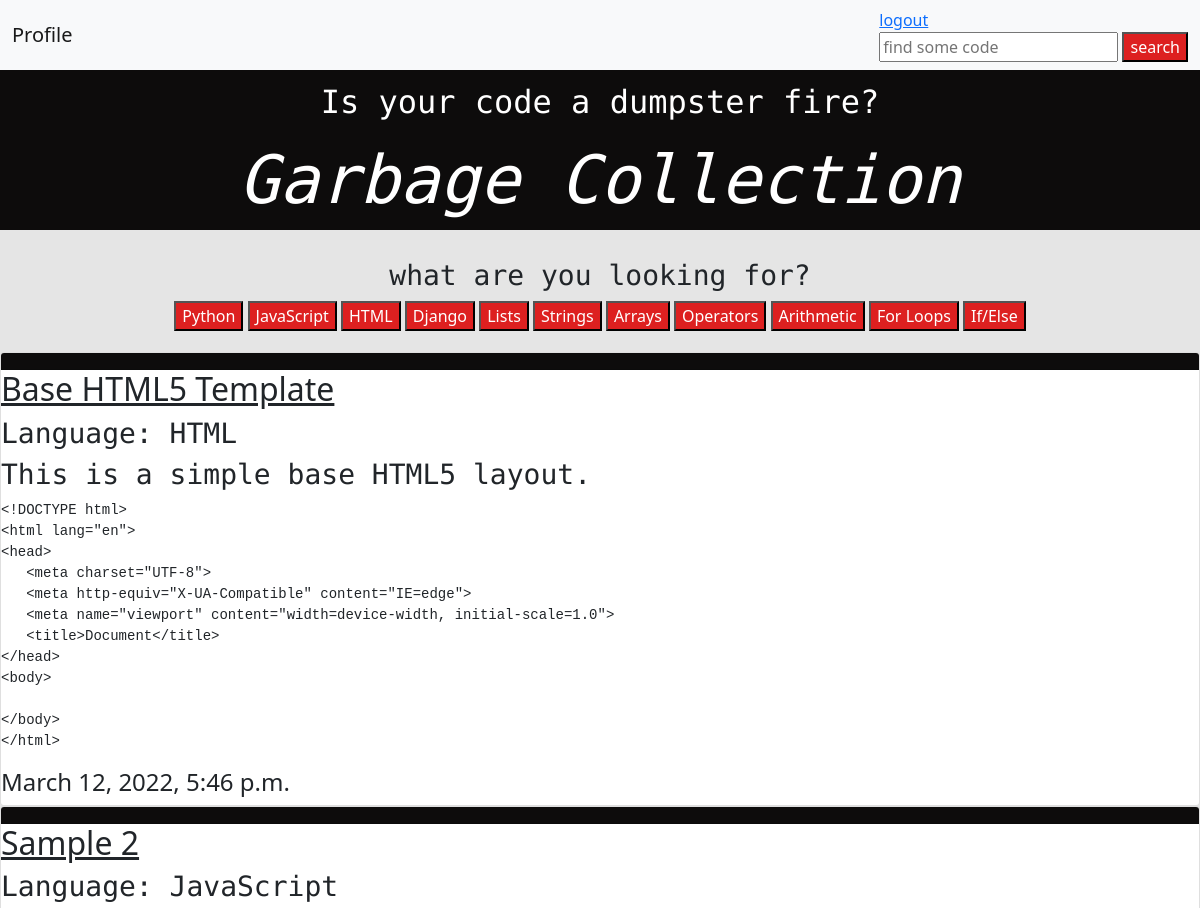
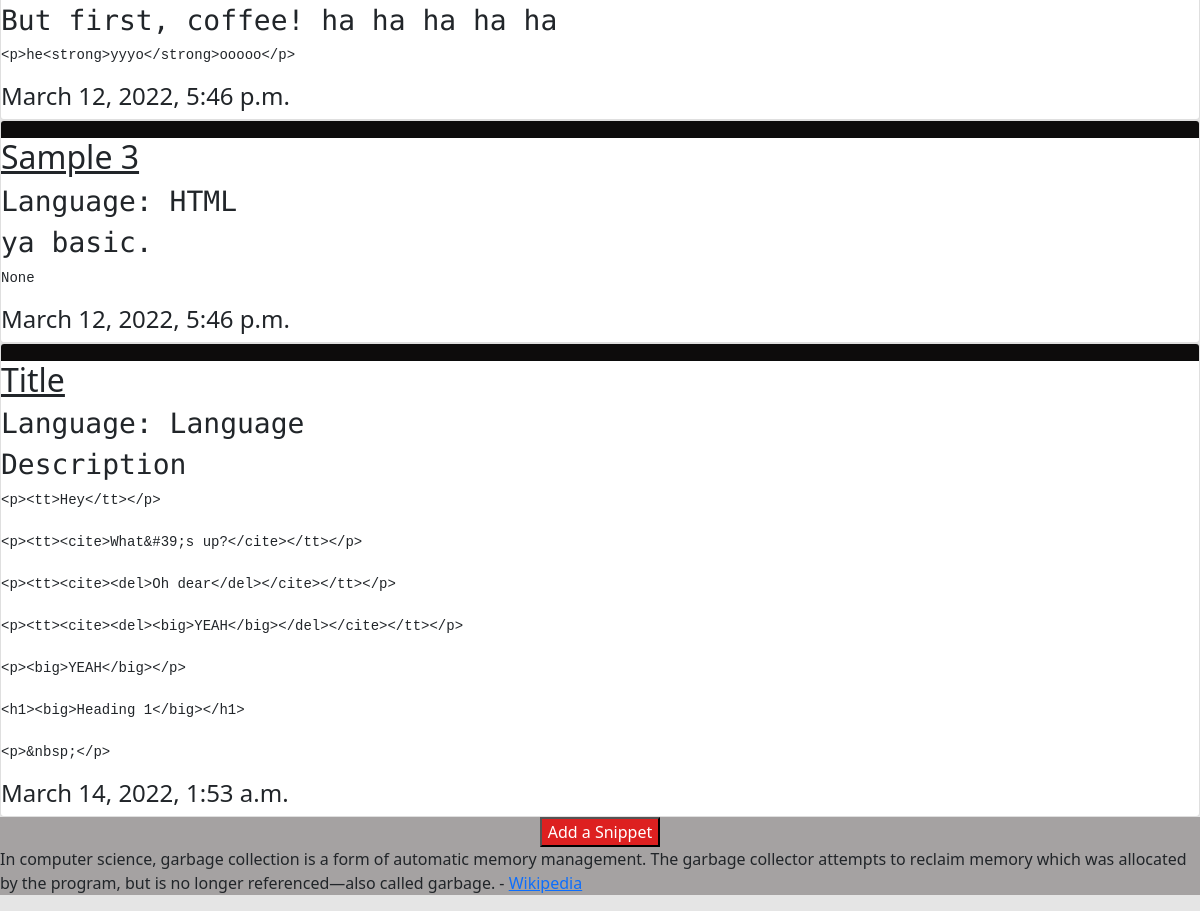
Before: /index (signed in) with the older database file (2 pictures, top to bottom).
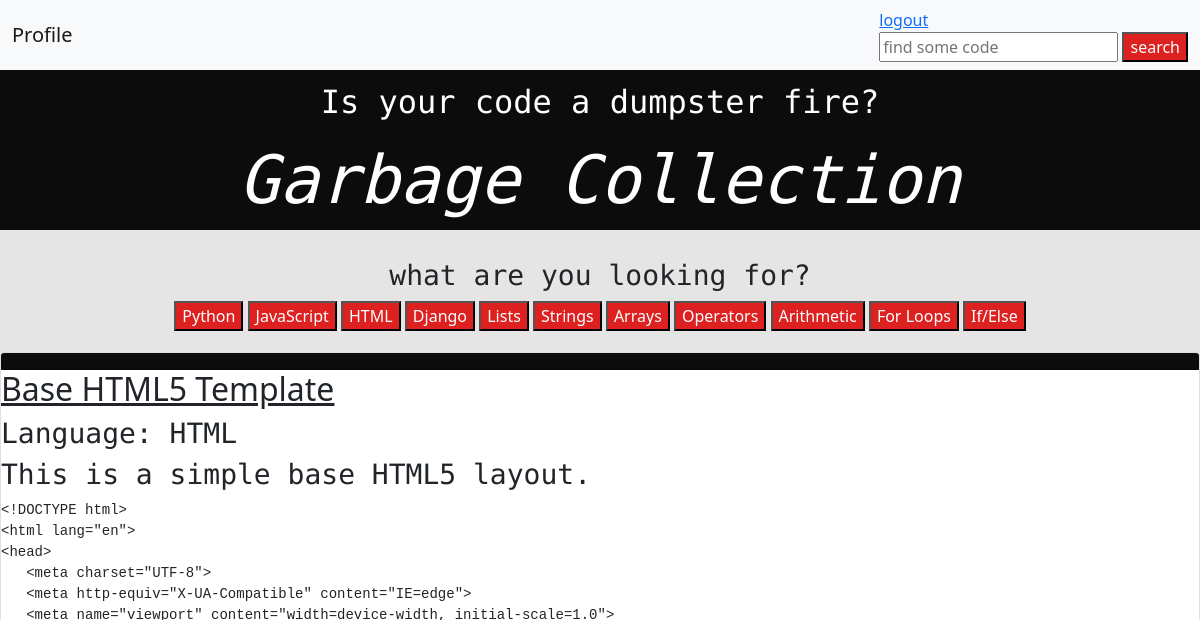
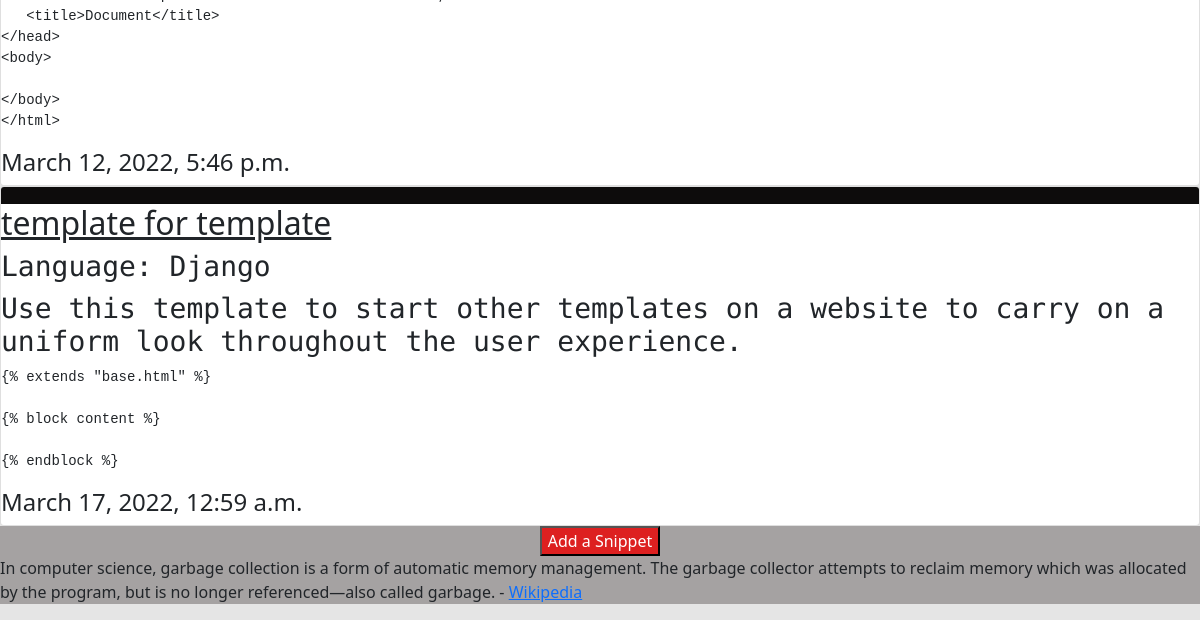
After: the same page with the newer database file (2 pictures, top to bottom).
### snippets/models.py (models this page shows, shortened)
class Category(models.Model):
    name = models.CharField(max_length=100)
    slug = models.SlugField(max_length=100, null=True, blank=True, unique=True)
    class Meta:
        verbose_name_plural = "categories"

class Snippet(models.Model):
    title = models.CharField(max_length=500)
    language = models.CharField(choices=languages, max_length=20, blank=True, null=True)
    category = models.ManyToManyField("Category", related_name="snippets", blank=True)
    description = models.TextField(max_length=1000, null=True, blank=True)
    code = models.TextField(max_length=2000, null=True, blank=True)
    created_at = models.DateTimeField(auto_now_add=True)
    created_by = models.ForeignKey(CustomUser, on_delete=models.SET_NULL, null=True, blank=True, related_name="snippets")
    public = models.BooleanField(default=False)
    og_snippet = models.ForeignKey(
        "self",
        on_delete=models.CASCADE,
        null=True,
        blank=True,
        related_name="snippet_copies",)
    copy_count = models.IntegerField(default=0)

### snippets/views.py (the view)
# urls.py: path('index', snippets_views.index, name="index"),
@login_required
def index(request):
    snippets = Snippet.objects.all()
    categories = Category.objects.all()
    return render(request, "index.html", {"snippets": snippets, "categories": categories})

### templates/index.html
{% extends "base.html" %}
{% load static %}
{% block content %}
<div class="button-question">
    <center><h3>what are you looking for?</h3></center>
    <div>
        <center>
        {% for category in categories %}
        <a href="{% url 'category' slug=category.slug %}"><button type="submit">{{ category.name }}</button></a>
        {% endfor %}
    </center>
    </div>
</div>
{% for snippet in snippets %}
<div class="card" class="column">
    <header class="card-header">
    </header>
        <h2><u><a href="{% url 'detail' pk=snippet.pk %}" class="text-decoration-none text-reset">{{ snippet.title }}</a></u></h2>
        <h3>Language: {{ snippet.language }}</h3>
        <h3>{{ snippet.description }}</h3>
        <pre><code>{{ snippet.code }}</code></pre>
        <h4>{{ snippet.created_at }}</h4>
</div>
{% endfor %}
{% endblock %}

Changed rows visible on the page:
removed Snippet: title "Sample 2", language "JavaScript", description "But first, coffee! ha ha ha ha ha", code "<p>he<strong>yyyo</strong>ooooo</p>", created_at "March 12, 2022, 5:46 p.m."
removed Snippet: title "Sample 3", language "HTML", description "ya basic.", code "None", created_at "March 12, 2022, 5:46 p.m."
removed Snippet: title "Title", language "Language", description "Description", code "<p><tt>Hey</tt></p> <p><tt><cite>What&#39;s up?</cite></tt></p> <p><tt><cite><del>Oh dear</del></cite></tt></p> <p><tt><cite><del><big>YEAH</big></del></cite></tt></p> <p><big>YEAH</big></p> <h1><big>Heading 1</big></h1> <p>&nbsp;</p>", created_at "March 14, 2022, 1:53 a.m."
added Snippet: title "template for template", language "Django", description "Use this template to start other templates on a website to carry on a uniform look throughout the user experience.", code "{% extends \"base.html\" %} {% block content %} {% endblock %}", created_at "March 17, 2022, 12:59 a.m."
